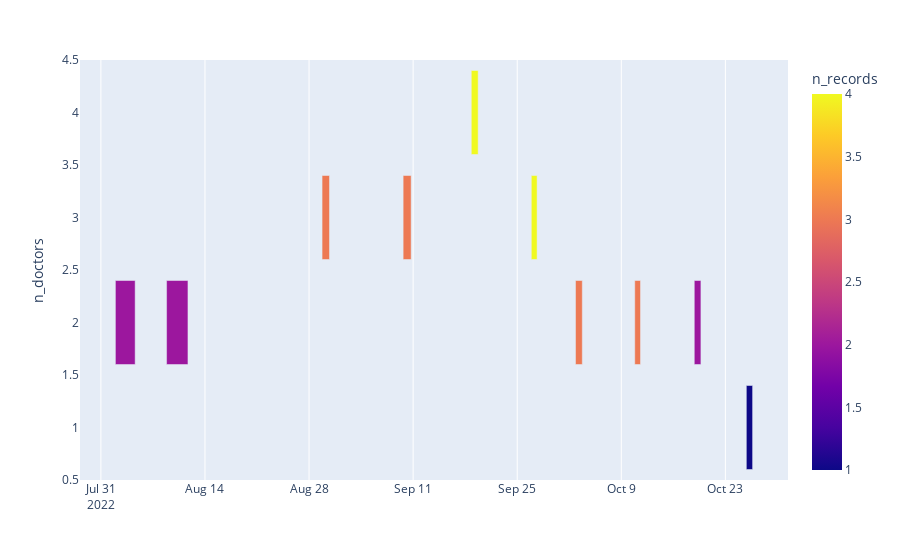

Here is the notebook cell this chart was saved with:
### Code cell
fig = px.timeline(tst, x_start="Admission_Entry_Date", x_end="Release_Date",
                  color ="n_records", y="n_doctors")
fig

### Figure 1 — Plotly figure (JSON) as saved in the notebook; plotly's stock layout.template omitted (floating-point values rounded to 4 significant figures)
{"data": [{"alignmentgroup": "True", "base": ["2022-08-01 22:52:50.827", "2022-08-08 20:05:26.163", "2022-08-29 18:01:25.217", "2022-09-09 15:43:25.897", "2022-09-18 19:41:58.880", "2022-09-26 21:24:30.497", "2022-10-02 20:11:37.720", "2022-10-10 19:22:26.373", "2022-10-18 19:33:16.030", "2022-10-25 19:36:20.147"], "hovertemplate": "Admission_Entry_Date=%{base}<br>Release_Date=%{x}<br>n_doctors=%{y}<br>n_records=%{marker.color}<extra></extra>", "legendgroup": "", "marker": {"color": [2, 2, 3, 3, 4, 4, 3, 3, 2, 1], "coloraxis": "coloraxis", "pattern": {"shape": ""}}, "name": "", "offsetgroup": "", "orientation": "h", "showlegend": false, "textposition": "auto", "type": "bar", "x": [229569173, 248433837, 86314783, 93154103, 80101120, 67709503, 78742280, 67053627, 77083970, 72819853], "xaxis": "x", "y": [2, 2, 3, 3, 4, 3, 2, 2, 2, 1], "yaxis": "y"}], "layout": {"barmode": "overlay", "coloraxis": {"colorbar": {"title": {"text": "n_records"}}, "colorscale": [[0, "#0d0887"], [0.1111, "#46039f"], [0.2222, "#7201a8"], [0.3333, "#9c179e"], [0.4444, "#bd3786"], [0.5556, "#d8576b"], [0.6667, "#ed7953"], [0.7778, "#fb9f3a"], [0.8889, "#fdca26"], [1, "#f0f921"]]}, "legend": {"tracegroupgap": 0}, "margin": {"t": 60}, "xaxis": {"anchor": "y", "domain": [0, 1], "type": "date"}, "yaxis": {"anchor": "x", "domain": [0, 1], "title": {"text": "n_doctors"}}}}
